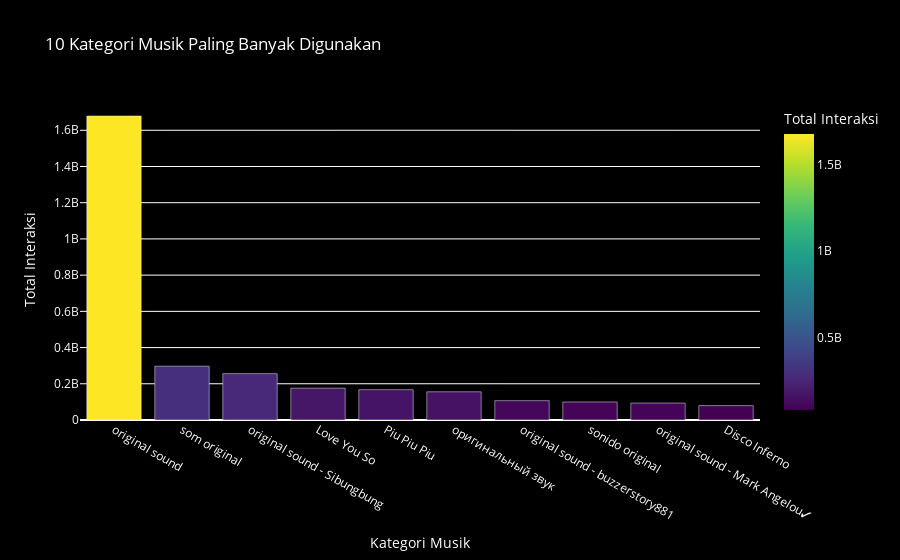

Write notebook code for a chart like this one.
### Markdown cell above
VII. Visualisasi Analysis Berdasarkan Kategori Musik

### Code cell
# Visualisasi jumlah video berdasarkan musik
music_interactions = df.groupby('musicMeta.musicName')['total_interactions'].sum().reset_index()

top_music = music_interactions.sort_values(by='total_interactions', ascending=False).head(10)

music_fig = px.bar(
    top_music,
    x='musicMeta.musicName',
    y='total_interactions',
    title='10 Kategori Musik Paling Banyak Digunakan',
    labels={
        'musicMeta.musicName': 'Kategori Musik',
        'total_interactions': 'Total Interaksi'
    },
    color='total_interactions',
    color_continuous_scale=px.colors.sequential.Viridis
)

music_fig.update_layout(
    plot_bgcolor='#000000',
    paper_bgcolor='#000000',
    font_color='white'
)

music_fig.show()

### Figure 1 — Plotly figure (JSON) as saved in the notebook; plotly's stock layout.template omitted (floating-point values rounded to 4 significant figures)
{"data": [{"alignmentgroup": "True", "hovertemplate": "Kategori Musik=%{x}<br>Total Interaksi=%{marker.color}<extra></extra>", "legendgroup": "", "marker": {"color": [1678803893, 297160791, 256081721, 175743050, 167422200, 155804074, 106806156, 99562558, 93385800, 79510400], "coloraxis": "coloraxis", "pattern": {"shape": ""}}, "name": "", "offsetgroup": "", "orientation": "v", "showlegend": false, "textposition": "auto", "type": "bar", "x": ["original sound", "som original", "original sound - Sibungbung", "Love You So", "Piu Piu Piu", "оригинальный звук", "original sound - buzzerstory881", "sonido original", "original sound - Mark Angelou✓", "Disco Inferno"], "xaxis": "x", "y": [1678803893, 297160791, 256081721, 175743050, 167422200, 155804074, 106806156, 99562558, 93385800, 79510400], "yaxis": "y"}], "layout": {"barmode": "relative", "coloraxis": {"colorbar": {"title": {"text": "Total Interaksi"}}, "colorscale": [[0, "#440154"], [0.1111, "#482878"], [0.2222, "#3e4989"], [0.3333, "#31688e"], [0.4444, "#26828e"], [0.5556, "#1f9e89"], [0.6667, "#35b779"], [0.7778, "#6ece58"], [0.8889, "#b5de2b"], [1, "#fde725"]]}, "font": {"color": "white"}, "legend": {"tracegroupgap": 0}, "paper_bgcolor": "#000000", "plot_bgcolor": "#000000", "title": {"text": "10 Kategori Musik Paling Banyak Digunakan"}, "xaxis": {"anchor": "y", "domain": [0, 1], "title": {"text": "Kategori Musik"}}, "yaxis": {"anchor": "x", "domain": [0, 1], "title": {"text": "Total Interaksi"}}}}
